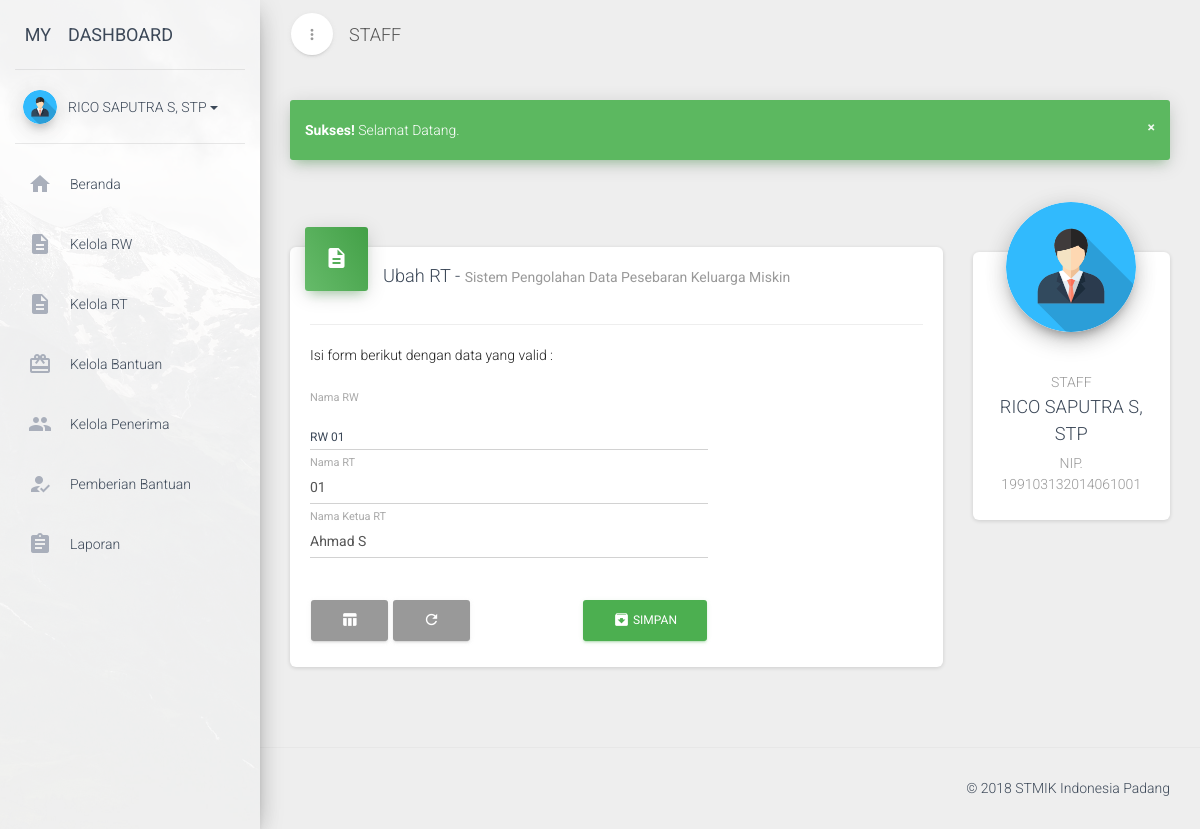
Screenshot of /dashboard.php?page=ubah-rt&id=2 (signed in) with the database file from the repository.
### tables this page shows
CREATE TABLE `user_akun` (
  `id` int(11) NOT NULL AUTO_INCREMENT,
  `username` varchar(20) NOT NULL,
  `password` varchar(100) NOT NULL,
  `hak_akses` enum('admin','staff') NOT NULL,
  `status` tinyint(4) NOT NULL DEFAULT '0',
  `nama` varchar(50) NOT NULL,
  `nip` varchar(20) NOT NULL,
  PRIMARY KEY (`id`)
);

CREATE TABLE `rt` (
  `id` int(11) NOT NULL AUTO_INCREMENT,
  `rw_id` int(11) NOT NULL,
  `nama_rt` varchar(10) NOT NULL,
  `ketua_rt` varchar(50) NOT NULL,
  PRIMARY KEY (`id`)
);

CREATE TABLE `rw` (
  `id` int(11) NOT NULL AUTO_INCREMENT,
  `nama_rw` varchar(3) NOT NULL,
  `ketua_rw` varchar(50) NOT NULL,
  PRIMARY KEY (`id`)
);

### cores/function.php (called while the page is built, shortened)
<?php
	function koneksi() {
		$host = 'localhost';
		$user = 'root';
		$pass = '';
		$db = 'dbraskin';
		$conn = mysqli_connect($host, $user, $pass, $db);
		return $conn;
	}
	function getStaffProfil($id) {
		$conn = koneksi();
		$query = "SELECT * FROM user_akun WHERE id = '$id'";
		$procs = mysqli_query($conn, $query);
		$datas = mysqli_fetch_assoc($procs);
		return $datas;
	}
?>

### views/dashboard/rt/edit.php (the view, shortened to what this page needs)
<div class="row">
    <div class="col-md-9">
        <div class="card">
            <div class="card-header card-header-icon" data-background-color="green">
                <i class="material-icons">description</i>
            </div>
            <div class="card-content">
                <h4 class="card-title">Ubah RT -
                    <small class="category">Sistem Pengolahan Data Pesebaran Keluarga Miskin</small>
                </h4>
                <hr>
                <div class="row">
                    <div class="col-md-8">
                        <?php
                            $rt_id = $_GET['id'];
                            $query2 = "SELECT rt.id AS rtID, rw.id AS rwID, rw.nama_rw, rt.nama_rt, rt.ketua_rt FROM rw, rt WHERE rw.id = rt.rw_id AND rt.id = '$rt_id'";
                            $procs2 = mysqli_query($conn, $query2);
                            $data = mysqli_fetch_assoc($procs2);
                        ?>
                        <p>Isi form berikut dengan data yang valid :</p>
                        <form action="cores/dashboard/rt/edit-rt-process.php" method="post" accept-charset="utf-8">
                            <div class="form-group">
                                <label class="control-label" for="rw_id">Nama RW</label>
                                <select class="selectpicker" data-style="select-with-transition" title="Pilih RW" id="rw_id" name="rw_id">
                                    <option value="<?php echo $data['rwID'] ?>" selected>RW <?php echo $data['nama_rw'] ?></option>
                                </select>
                            </div>
                            <div class="form-group label-floating">
                                <label class="control-label" for="nama">Nama RT</label>
                                <input type="text" class="form-control" name="nama" id="nama" value="<?php echo $data['nama_rt'] ?>">
                            </div>
                            <div class="form-group label-floating">
                                <label class="control-label" for="ketua">Nama Ketua RT</label>
                                <input type="text" class="form-control" name="ketua" id="ketua" value="<?php echo $data['ketua_rt'] ?>">
                            </div><br>
                            <a href="?page=kelola-rt" class="btn btn-default"><i class="material-icons">table_chart</i></a>
                            <button type="reset" class="btn btn-default"><i class="material-icons">refresh</i></button>
                            <button type="submit" class="btn btn-fill btn-success pull-right">
                                <i class="material-icons">archive</i>
                                SIMPAN
                            </button>
                        </form>
                    </div>
                </div>
            </div>
        </div>
    </div>
    <div class="col-md-3">
        <?php include 'views/partials/rightbar.php'; ?>
    </div>
</div>

### views/partials/sidebar.php (shortened to what this page needs)
<div class="sidebar" data-active-color="green" data-background-color="white" data-image="assets/vendors/material-dashboard-pro/assets/img/sidebar-1.jpg">
    <div class="logo">
        <a href="?page=beranda" class="simple-text logo-mini">
            MY
        </a>
        <a href="?page=beranda" class="simple-text logo-normal">
            DASHBOARD
        </a>
    </div>
    <div class="sidebar-wrapper">
        <div class="user">
            <div class="photo">
                <img src="assets/img/avatar.png" />
            </div>
            <div class="info">
                <a data-toggle="collapse" href="user.html#collapseExample" class="collapsed">
                    <span>
                        <?php echo $profil['nama'] ?>
                        <b class="caret"></b>
                    </span>
                </a>
            </div>
        </div>
        <ul class="nav">
            <li class="<?php echo ($_GET['page'] == 'beranda')?'active':''; ?>">
                <a href="?page=beranda">
                    <i class="material-icons">home</i>
                    <p>Beranda</p>
                </a>
            </li>
            <li class="<?php echo ($_GET['page'] == 'kelola-rw')?'active':''; ?>">
                <a href="?page=kelola-rw">
                    <i class="material-icons">description</i>
                    <p>Kelola RW</p>
                </a>
            </li>
            <li class="<?php echo ($_GET['page'] == 'kelola-rt')?'active':''; ?>">
                <a href="?page=kelola-rt">
                    <i class="material-icons">description</i>
                    <p>Kelola RT</p>
                </a>
            </li>
            <li class="<?php echo ($_GET['page'] == 'kelola-bantuan')?'active':''; ?>">
                <a href="?page=kelola-bantuan">
                    <i class="material-icons">card_giftcard</i>
                    <p>Kelola Bantuan</p>
                </a>
            </li>
            <li class="<?php echo ($_GET['page'] == 'kelola-penerima')?'active':''; ?>">
                <a href="?page=kelola-penerima">
                    <i class="material-icons">people</i>
                    <p>Kelola Penerima</p>
                </a>
            </li>
            <li class="<?php echo ($_GET['page'] == 'kelola-pemberian')?'active':''; ?>">
                <a href="?page=kelola-pemberian">
                    <i class="material-icons">how_to_reg</i>
                    <p>Pemberian Bantuan</p>
                </a>
            </li>
            <li class="<?php echo ($_GET['page'] == 'main-laporan')?'active':''; ?>">
                <a href="?page=main-laporan">
                    <i class="material-icons">assignment</i>
                    <p>Laporan</p>
                </a>
            </li>
        </ul>
    </div>
</div>

### views/partials/rightbar.php
<div class="card card-profile">
    <div class="card-avatar">
        <a href="#">
            <img class="img" src="assets/img/avatar.png" />
        </a>
    </div>
    <div class="card-content">
        <h6 class="category text-gray"><?php echo $_SESSION['akses']; ?></h6>
        <h4 class="card-title"><?php echo $profil['nama'] ?></h4>
        <p class="description">
            NIP. <?php echo $profil['nip'] ?>
        </p>
    </div>
</div>

### rows the page displays
user_akun: nama "RICO SAPUTRA S, STP", nip "199103132014061001"
rt: rw.nama_rw "01", nama "01", ketua "Ahmad S"

### other values shown
$_SESSION["sukses"] "Selamat Datang."
$_SESSION['akses'] "STAFF"
